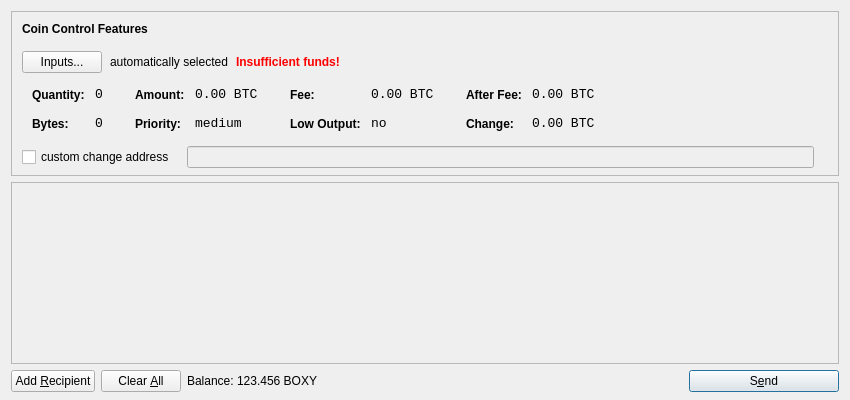
<?xml version="1.0" encoding="UTF-8"?>
<ui version="4.0">
 <class>SendCoinsDialog</class>
 <widget class="QDialog" name="SendCoinsDialog">
  <property name="geometry">
   <rect>
    <x>0</x>
    <y>0</y>
    <width>850</width>
    <height>400</height>
   </rect>
  </property>
  <property name="windowTitle">
   <string>Send Coins</string>
  </property>
  <layout class="QVBoxLayout" name="verticalLayout" stretch="0,1,0">
   <property name="bottomMargin">
    <number>8</number>
   </property>
   <item>
    <widget class="QFrame" name="frameCoinControl">
     <property name="sizePolicy">
      <sizepolicy hsizetype="Expanding" vsizetype="Expanding">
       <horstretch>0</horstretch>
       <verstretch>0</verstretch>
      </sizepolicy>
     </property>
     <property name="maximumSize">
      <size>
       <width>16777215</width>
       <height>16777215</height>
      </size>
     </property>
     <property name="frameShape">
      <enum>QFrame::StyledPanel</enum>
     </property>
     <property name="frameShadow">
      <enum>QFrame::Sunken</enum>
     </property>
     <layout class="QVBoxLayout" name="verticalLayoutCoinControl2">
      <property name="spacing">
       <number>-1</number>
      </property>
      <property name="leftMargin">
       <number>0</number>
      </property>
      <property name="topMargin">
       <number>0</number>
      </property>
      <property name="rightMargin">
       <number>0</number>
      </property>
      <property name="bottomMargin">
       <number>6</number>
      </property>
      <item>
       <layout class="QVBoxLayout" name="verticalLayoutCoinControl" stretch="0,0,0,0,1">
        <property name="spacing">
         <number>0</number>
        </property>
        <property name="leftMargin">
         <number>10</number>
        </property>
        <property name="topMargin">
         <number>10</number>
        </property>
        <item>
         <layout class="QHBoxLayout" name="horizontalLayoutCoinControl1">
          <property name="bottomMargin">
           <number>15</number>
          </property>
          <item>
           <widget class="QLabel" name="labelCoinControlFeatures">
            <property name="sizePolicy">
             <sizepolicy hsizetype="Preferred" vsizetype="Maximum">
              <horstretch>0</horstretch>
              <verstretch>0</verstretch>
             </sizepolicy>
            </property>
            <property name="font">
             <font>
              <weight>75</weight>
              <bold>true</bold>
             </font>
            </property>
            <property name="styleSheet">
             <string notr="true">font-weight:bold;</string>
            </property>
            <property name="text">
             <string>Coin Control Features</string>
            </property>
           </widget>
          </item>
         </layout>
        </item>
        <item>
         <layout class="QHBoxLayout" name="horizontalLayoutCoinControl2" stretch="0,0,0,0">
          <property name="spacing">
           <number>8</number>
          </property>
          <property name="bottomMargin">
           <number>10</number>
          </property>
          <item>
           <widget class="QPushButton" name="pushButtonCoinControl">
            <property name="styleSheet">
             <string notr="true"/>
            </property>
            <property name="text">
             <string>Inputs...</string>
            </property>
           </widget>
          </item>
          <item>
           <widget class="QLabel" name="labelCoinControlAutomaticallySelected">
            <property name="text">
             <string>automatically selected</string>
            </property>
            <property name="margin">
             <number>5</number>
            </property>
           </widget>
          </item>
          <item>
           <widget class="QLabel" name="labelCoinControlInsuffFunds">
            <property name="font">
             <font>
              <weight>75</weight>
              <bold>true</bold>
             </font>
            </property>
            <property name="styleSheet">
             <string notr="true">color:red;font-weight:bold;</string>
            </property>
            <property name="text">
             <string>Insufficient funds!</string>
            </property>
            <property name="margin">
             <number>5</number>
            </property>
           </widget>
          </item>
          <item>
           <spacer name="horizontalSpacerCoinControl">
            <property name="orientation">
             <enum>Qt::Horizontal</enum>
            </property>
            <property name="sizeHint" stdset="0">
             <size>
              <width>40</width>
              <height>1</height>
             </size>
            </property>
           </spacer>
          </item>
         </layout>
        </item>
        <item>
         <widget class="QWidget" name="widgetCoinControl" native="true">
          <property name="sizePolicy">
           <sizepolicy hsizetype="Preferred" vsizetype="Preferred">
            <horstretch>0</horstretch>
            <verstretch>0</verstretch>
           </sizepolicy>
          </property>
          <property name="minimumSize">
           <size>
            <width>0</width>
            <height>0</height>
           </size>
          </property>
          <property name="styleSheet">
           <string notr="true"/>
          </property>
          <layout class="QHBoxLayout" name="horizontalLayoutCoinControl5">
           <property name="margin">
            <number>0</number>
           </property>
           <item>
            <layout class="QHBoxLayout" name="horizontalLayoutCoinControl3" stretch="0,0,0,1">
             <property name="spacing">
              <number>20</number>
             </property>
             <property name="topMargin">
              <number>0</number>
             </property>
             <property name="bottomMargin">
              <number>10</number>
             </property>
             <item>
              <layout class="QFormLayout" name="formLayoutCoinControl1">
               <property name="horizontalSpacing">
                <number>10</number>
               </property>
               <property name="verticalSpacing">
                <number>14</number>
               </property>
               <property name="leftMargin">
                <number>10</number>
               </property>
               <property name="topMargin">
                <number>4</number>
               </property>
               <property name="rightMargin">
                <number>6</number>
               </property>
               <item row="0" column="0">
                <widget class="QLabel" name="labelCoinControlQuantityText">
                 <property name="styleSheet">
                  <string notr="true">font-weight:bold;</string>
                 </property>
                 <property name="text">
                  <string>Quantity:</string>
                 </property>
                 <property name="margin">
                  <number>0</number>
                 </property>
                </widget>
               </item>
               <item row="0" column="1">
                <widget class="QLabel" name="labelCoinControlQuantity">
                 <property name="font">
                  <font>
                   <family>Monospace</family>
                   <pointsize>10</pointsize>
                  </font>
                 </property>
                 <property name="cursor">
                  <cursorShape>IBeamCursor</cursorShape>
                 </property>
                 <property name="contextMenuPolicy">
                  <enum>Qt::ActionsContextMenu</enum>
                 </property>
                 <property name="text">
                  <string notr="true">0</string>
                 </property>
                 <property name="margin">
                  <number>0</number>
                 </property>
                 <property name="textInteractionFlags">
                  <set>Qt::LinksAccessibleByMouse|Qt::TextSelectableByKeyboard|Qt::TextSelectableByMouse</set>
                 </property>
                </widget>
               </item>
               <item row="1" column="0">
                <widget class="QLabel" name="labelCoinControlBytesText">
                 <property name="styleSheet">
                  <string notr="true">font-weight:bold;</string>
                 </property>
                 <property name="text">
                  <string>Bytes:</string>
                 </property>
                </widget>
               </item>
               <item row="1" column="1">
                <widget class="QLabel" name="labelCoinControlBytes">
                 <property name="font">
                  <font>
                   <family>Monospace</family>
                   <pointsize>10</pointsize>
                  </font>
                 </property>
                 <property name="cursor">
                  <cursorShape>IBeamCursor</cursorShape>
                 </property>
                 <property name="contextMenuPolicy">
                  <enum>Qt::ActionsContextMenu</enum>
                 </property>
                 <property name="text">
                  <string notr="true">0</string>
                 </property>
                 <property name="textInteractionFlags">
                  <set>Qt::LinksAccessibleByMouse|Qt::TextSelectableByKeyboard|Qt::TextSelectableByMouse</set>
                 </property>
                </widget>
               </item>
              </layout>
             </item>
             <item>
              <layout class="QFormLayout" name="formLayoutCoinControl2">
               <property name="horizontalSpacing">
                <number>10</number>
               </property>
               <property name="verticalSpacing">
                <number>14</number>
               </property>
               <property name="leftMargin">
                <number>6</number>
               </property>
               <property name="topMargin">
                <number>4</number>
               </property>
               <property name="rightMargin">
                <number>6</number>
               </property>
               <item row="0" column="0">
                <widget class="QLabel" name="labelCoinControlAmountText">
                 <property name="styleSheet">
                  <string notr="true">font-weight:bold;</string>
                 </property>
                 <property name="text">
                  <string>Amount:</string>
                 </property>
                 <property name="margin">
                  <number>0</number>
                 </property>
                </widget>
               </item>
               <item row="0" column="1">
                <widget class="QLabel" name="labelCoinControlAmount">
                 <property name="font">
                  <font>
                   <family>Monospace</family>
                   <pointsize>10</pointsize>
                  </font>
                 </property>
                 <property name="cursor">
                  <cursorShape>IBeamCursor</cursorShape>
                 </property>
                 <property name="contextMenuPolicy">
                  <enum>Qt::ActionsContextMenu</enum>
                 </property>
                 <property name="text">
                  <string notr="true">0.00 BTC</string>
                 </property>
                 <property name="textInteractionFlags">
                  <set>Qt::LinksAccessibleByMouse|Qt::TextSelectableByKeyboard|Qt::TextSelectableByMouse</set>
                 </property>
                </widget>
               </item>
               <item row="1" column="0">
                <widget class="QLabel" name="labelCoinControlPriorityText">
                 <property name="styleSheet">
                  <string notr="true">font-weight:bold;</string>
                 </property>
                 <property name="text">
                  <string>Priority:</string>
                 </property>
                </widget>
               </item>
               <item row="1" column="1">
                <widget class="QLabel" name="labelCoinControlPriority">
                 <property name="font">
                  <font>
                   <family>Monospace</family>
                   <pointsize>10</pointsize>
                  </font>
                 </property>
                 <property name="cursor">
                  <cursorShape>IBeamCursor</cursorShape>
                 </property>
                 <property name="contextMenuPolicy">
                  <enum>Qt::ActionsContextMenu</enum>
                 </property>
                 <property name="text">
                  <string>medium</string>
                 </property>
                 <property name="textInteractionFlags">
                  <set>Qt::LinksAccessibleByMouse|Qt::TextSelectableByKeyboard|Qt::TextSelectableByMouse</set>
                 </property>
                </widget>
               </item>
              </layout>
             </item>
             <item>
              <layout class="QFormLayout" name="formLayoutCoinControl3">
               <property name="horizontalSpacing">
                <number>10</number>
               </property>
               <property name="verticalSpacing">
                <number>14</number>
               </property>
               <property name="leftMargin">
                <number>6</number>
               </property>
               <property name="topMargin">
                <number>4</number>
               </property>
               <property name="rightMargin">
                <number>6</number>
               </property>
               <item row="0" column="0">
                <widget class="QLabel" name="labelCoinControlFeeText">
                 <property name="styleSheet">
                  <string notr="true">font-weight:bold;</string>
                 </property>
                 <property name="text">
                  <string>Fee:</string>
                 </property>
                 <property name="margin">
                  <number>0</number>
                 </property>
                </widget>
               </item>
               <item row="0" column="1">
                <widget class="QLabel" name="labelCoinControlFee">
                 <property name="font">
                  <font>
                   <family>Monospace</family>
                   <pointsize>10</pointsize>
                  </font>
                 </property>
                 <property name="cursor">
                  <cursorShape>IBeamCursor</cursorShape>
                 </property>
                 <property name="contextMenuPolicy">
                  <enum>Qt::ActionsContextMenu</enum>
                 </property>
                 <property name="text">
                  <string notr="true">0.00 BTC</string>
                 </property>
                 <property name="textInteractionFlags">
                  <set>Qt::LinksAccessibleByMouse|Qt::TextSelectableByKeyboard|Qt::TextSelectableByMouse</set>
                 </property>
                </widget>
               </item>
               <item row="1" column="0">
                <widget class="QLabel" name="labelCoinControlLowOutputText">
                 <property name="styleSheet">
                  <string notr="true">font-weight:bold;</string>
                 </property>
                 <property name="text">
                  <string>Low Output:</string>
                 </property>
                </widget>
               </item>
               <item row="1" column="1">
                <widget class="QLabel" name="labelCoinControlLowOutput">
                 <property name="font">
                  <font>
                   <family>Monospace</family>
                   <pointsize>10</pointsize>
                  </font>
                 </property>
                 <property name="cursor">
                  <cursorShape>IBeamCursor</cursorShape>
                 </property>
                 <property name="contextMenuPolicy">
                  <enum>Qt::ActionsContextMenu</enum>
                 </property>
                 <property name="text">
                  <string>no</string>
                 </property>
                 <property name="textInteractionFlags">
                  <set>Qt::LinksAccessibleByMouse|Qt::TextSelectableByKeyboard|Qt::TextSelectableByMouse</set>
                 </property>
                </widget>
               </item>
              </layout>
             </item>
             <item>
              <layout class="QFormLayout" name="formLayoutCoinControl4">
               <property name="horizontalSpacing">
                <number>10</number>
               </property>
               <property name="verticalSpacing">
                <number>14</number>
               </property>
               <property name="leftMargin">
                <number>6</number>
               </property>
               <property name="topMargin">
                <number>4</number>
               </property>
               <property name="rightMargin">
                <number>6</number>
               </property>
               <item row="0" column="0">
                <widget class="QLabel" name="labelCoinControlAfterFeeText">
                 <property name="styleSheet">
                  <string notr="true">font-weight:bold;</string>
                 </property>
                 <property name="text">
                  <string>After Fee:</string>
                 </property>
                 <property name="margin">
                  <number>0</number>
                 </property>
                </widget>
               </item>
               <item row="0" column="1">
                <widget class="QLabel" name="labelCoinControlAfterFee">
                 <property name="font">
                  <font>
                   <family>Monospace</family>
                   <pointsize>10</pointsize>
                  </font>
                 </property>
                 <property name="cursor">
                  <cursorShape>IBeamCursor</cursorShape>
                 </property>
                 <property name="contextMenuPolicy">
                  <enum>Qt::ActionsContextMenu</enum>
                 </property>
                 <property name="text">
                  <string notr="true">0.00 BTC</string>
                 </property>
                 <property name="textInteractionFlags">
                  <set>Qt::LinksAccessibleByMouse|Qt::TextSelectableByKeyboard|Qt::TextSelectableByMouse</set>
                 </property>
                </widget>
               </item>
               <item row="1" column="0">
                <widget class="QLabel" name="labelCoinControlChangeText">
                 <property name="styleSheet">
                  <string notr="true">font-weight:bold;</string>
                 </property>
                 <property name="text">
                  <string>Change:</string>
                 </property>
                </widget>
               </item>
               <item row="1" column="1">
                <widget class="QLabel" name="labelCoinControlChange">
                 <property name="font">
                  <font>
                   <family>Monospace</family>
                   <pointsize>10</pointsize>
                  </font>
                 </property>
                 <property name="cursor">
                  <cursorShape>IBeamCursor</cursorShape>
                 </property>
                 <property name="contextMenuPolicy">
                  <enum>Qt::ActionsContextMenu</enum>
                 </property>
                 <property name="text">
                  <string notr="true">0.00 BTC</string>
                 </property>
                 <property name="textInteractionFlags">
                  <set>Qt::LinksAccessibleByMouse|Qt::TextSelectableByKeyboard|Qt::TextSelectableByMouse</set>
                 </property>
                </widget>
               </item>
              </layout>
             </item>
            </layout>
           </item>
          </layout>
         </widget>
        </item>
        <item>
         <layout class="QHBoxLayout" name="horizontalLayoutCoinControl4" stretch="0,0,0">
          <property name="spacing">
           <number>12</number>
          </property>
          <property name="sizeConstraint">
           <enum>QLayout::SetDefaultConstraint</enum>
          </property>
          <property name="topMargin">
           <number>5</number>
          </property>
          <property name="rightMargin">
           <number>5</number>
          </property>
          <item>
           <widget class="QCheckBox" name="checkBoxCoinControlChange">
            <property name="text">
             <string>custom change address</string>
            </property>
           </widget>
          </item>
          <item>
           <widget class="QLineEdit" name="lineEditCoinControlChange">
            <property name="enabled">
             <bool>false</bool>
            </property>
            <property name="sizePolicy">
             <sizepolicy hsizetype="Expanding" vsizetype="Fixed">
              <horstretch>0</horstretch>
              <verstretch>0</verstretch>
             </sizepolicy>
            </property>
           </widget>
          </item>
          <item>
           <widget class="QLabel" name="labelCoinControlChangeLabel">
            <property name="sizePolicy">
             <sizepolicy hsizetype="Preferred" vsizetype="Expanding">
              <horstretch>0</horstretch>
              <verstretch>0</verstretch>
             </sizepolicy>
            </property>
            <property name="minimumSize">
             <size>
              <width>0</width>
              <height>0</height>
             </size>
            </property>
            <property name="text">
             <string/>
            </property>
            <property name="margin">
             <number>3</number>
            </property>
           </widget>
          </item>
         </layout>
        </item>
        <item>
         <spacer name="verticalSpacerCoinControl">
          <property name="orientation">
           <enum>Qt::Vertical</enum>
          </property>
          <property name="sizeHint" stdset="0">
           <size>
            <width>800</width>
            <height>1</height>
           </size>
          </property>
         </spacer>
        </item>
       </layout>
      </item>
     </layout>
    </widget>
   </item>
   <item>
    <widget class="QScrollArea" name="scrollArea">
     <property name="widgetResizable">
      <bool>true</bool>
     </property>
     <widget class="QWidget" name="scrollAreaWidgetContents">
      <property name="geometry">
       <rect>
        <x>0</x>
        <y>0</y>
        <width>830</width>
        <height>165</height>
       </rect>
      </property>
      <layout class="QVBoxLayout" name="verticalLayout_2">
       <property name="margin">
        <number>0</number>
       </property>
       <item>
        <layout class="QVBoxLayout" name="entries">
         <property name="spacing">
          <number>6</number>
         </property>
        </layout>
       </item>
       <item>
        <spacer name="verticalSpacer">
         <property name="orientation">
          <enum>Qt::Vertical</enum>
         </property>
         <property name="sizeHint" stdset="0">
          <size>
           <width>20</width>
           <height>40</height>
          </size>
         </property>
        </spacer>
       </item>
      </layout>
     </widget>
    </widget>
   </item>
   <item>
    <layout class="QHBoxLayout" name="horizontalLayout">
     <item>
      <widget class="QPushButton" name="addButton">
       <property name="toolTip">
        <string>Send to multiple recipients at once</string>
       </property>
       <property name="text">
        <string>Add &amp;Recipient</string>
       </property>
       <property name="icon">
        <iconset resource="../bitcoin.qrc">
         <normaloff>:/icons/add</normaloff>:/icons/add</iconset>
       </property>
       <property name="autoDefault">
        <bool>false</bool>
       </property>
      </widget>
     </item>
     <item>
      <widget class="QPushButton" name="clearButton">
       <property name="sizePolicy">
        <sizepolicy hsizetype="Minimum" vsizetype="Fixed">
         <horstretch>0</horstretch>
         <verstretch>0</verstretch>
        </sizepolicy>
       </property>
       <property name="toolTip">
        <string>Remove all transaction fields</string>
       </property>
       <property name="text">
        <string>Clear &amp;All</string>
       </property>
       <property name="icon">
        <iconset resource="../bitcoin.qrc">
         <normaloff>:/icons/remove</normaloff>:/icons/remove</iconset>
       </property>
       <property name="autoRepeatDelay">
        <number>300</number>
       </property>
       <property name="autoDefault">
        <bool>false</bool>
       </property>
      </widget>
     </item>
     <item>
      <layout class="QHBoxLayout" name="horizontalLayout_2">
       <property name="spacing">
        <number>3</number>
       </property>
       <item>
        <widget class="QLabel" name="label">
         <property name="text">
          <string>Balance:</string>
         </property>
        </widget>
       </item>
       <item>
        <widget class="QLabel" name="labelBalance">
         <property name="cursor">
          <cursorShape>IBeamCursor</cursorShape>
         </property>
         <property name="text">
          <string>123.456 BOXY</string>
         </property>
         <property name="textInteractionFlags">
          <set>Qt::LinksAccessibleByMouse|Qt::TextSelectableByKeyboard|Qt::TextSelectableByMouse</set>
         </property>
        </widget>
       </item>
      </layout>
     </item>
     <item>
      <spacer name="horizontalSpacer">
       <property name="orientation">
        <enum>Qt::Horizontal</enum>
       </property>
       <property name="sizeHint" stdset="0">
        <size>
         <width>40</width>
         <height>20</height>
        </size>
       </property>
      </spacer>
     </item>
     <item>
      <widget class="QPushButton" name="sendButton">
       <property name="minimumSize">
        <size>
         <width>150</width>
         <height>0</height>
        </size>
       </property>
       <property name="toolTip">
        <string>Confirm the send action</string>
       </property>
       <property name="text">
        <string>S&amp;end</string>
       </property>
       <property name="icon">
        <iconset resource="../bitcoin.qrc">
         <normaloff>:/icons/send</normaloff>:/icons/send</iconset>
       </property>
       <property name="default">
        <bool>true</bool>
       </property>
      </widget>
     </item>
    </layout>
   </item>
  </layout>
 </widget>
 <resources>
  <include location="../bitcoin.qrc"/>
 </resources>
 <connections/>
</ui>
